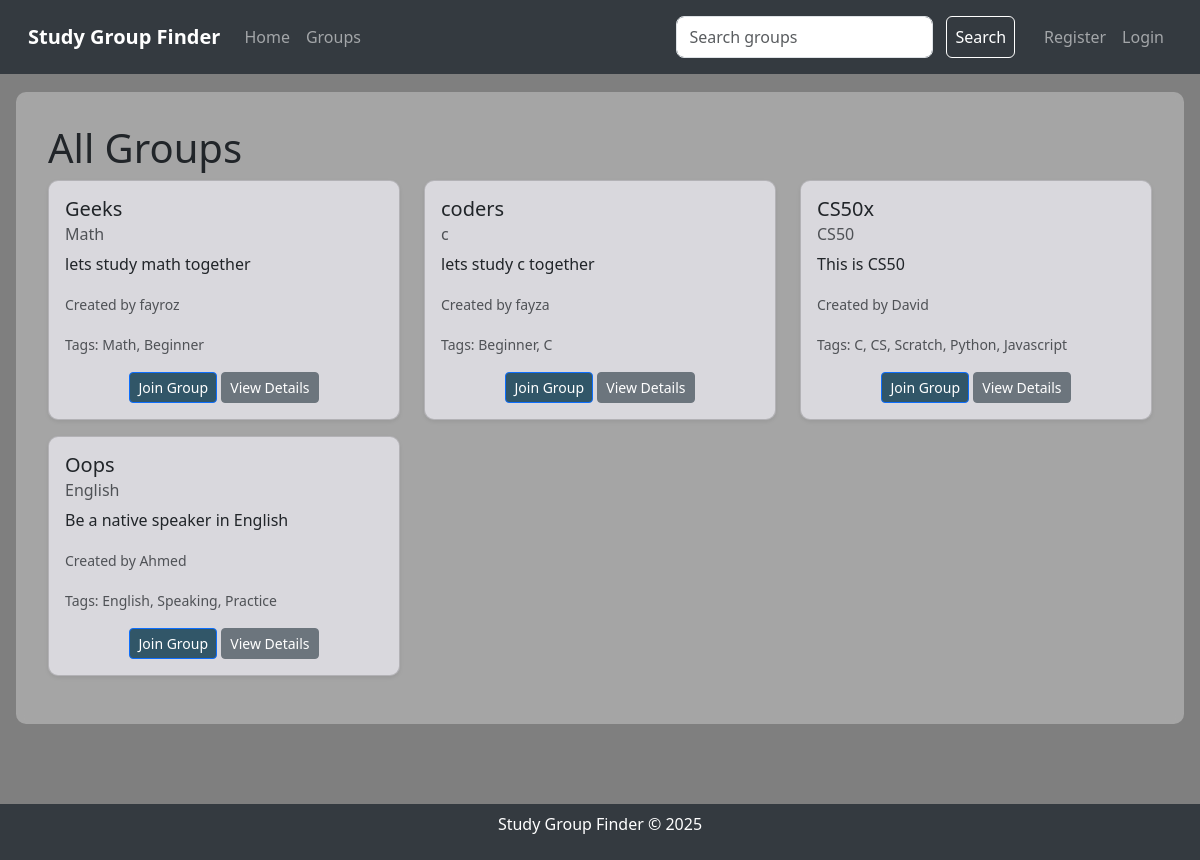
Before: /groups with the older database file.
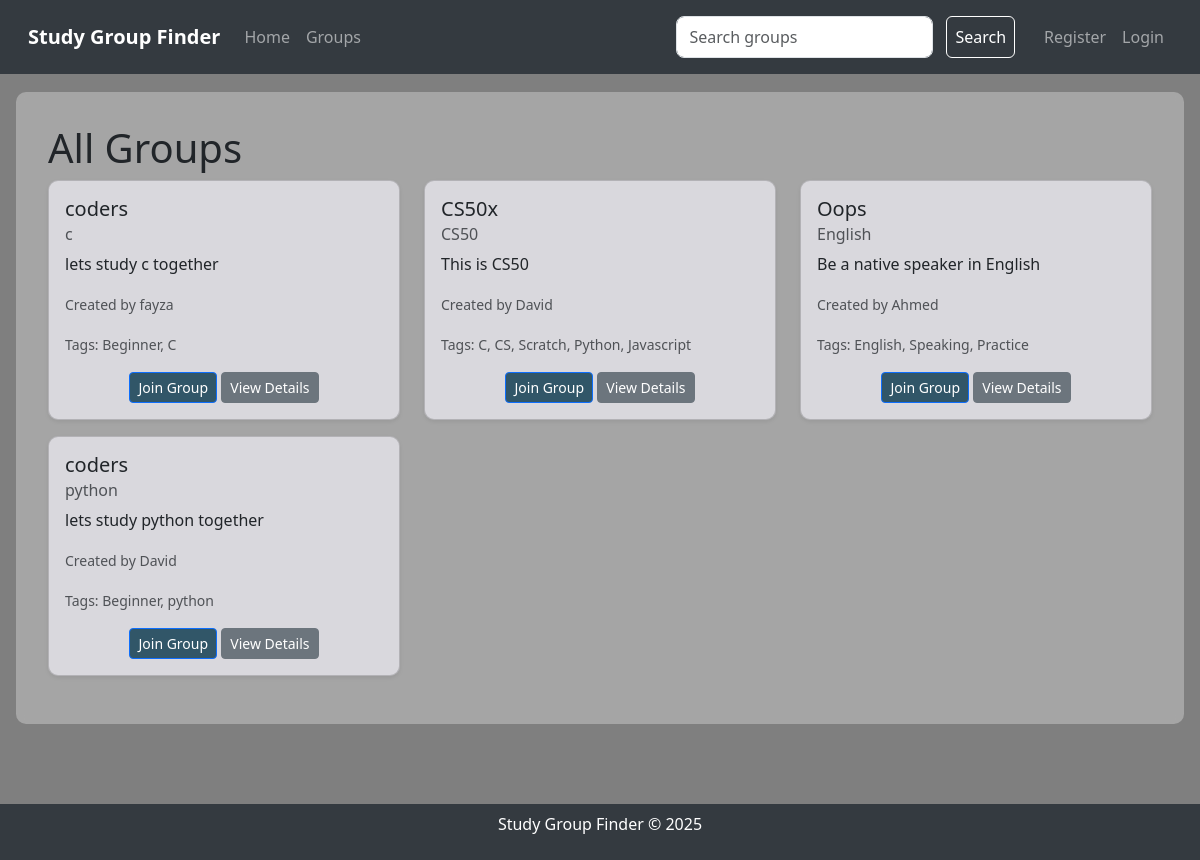
After: the same page with the newer database file.
### tables this page shows
CREATE TABLE groups
                 (id INTEGER PRIMARY KEY AUTOINCREMENT,
                  name TEXT NOT NULL,
                  subject TEXT NOT NULL,
                  description TEXT,
                  creator_id INTEGER,
                  FOREIGN KEY (creator_id) REFERENCES users(id));

CREATE TABLE users
                 (id INTEGER PRIMARY KEY AUTOINCREMENT,
                  username TEXT UNIQUE NOT NULL,
                  password TEXT NOT NULL,
                  bio TEXT,
                  interests TEXT);

CREATE TABLE tags
                 (id INTEGER PRIMARY KEY AUTOINCREMENT,
                  name TEXT NOT NULL UNIQUE);

### app.py (the view)
@app.route('/groups')
def groups():
    conn = sqlite3.connect('study_groups.db')
    c = conn.cursor()
    c.execute("SELECT groups.id, groups.name, groups.subject, groups.description, users.username "
              "FROM groups JOIN users ON groups.creator_id = users.id")
    groups = c.fetchall()
    tags_dict = {}
    for group in groups:
        c.execute("SELECT tags.name FROM tags JOIN group_tags ON tags.id = group_tags.tag_id WHERE group_tags.group_id = ?", (group[0],))
        tags_dict[group[0]] = c.fetchall()
    try:
        c.execute("SELECT COUNT(*) FROM notifications WHERE user_id = ? AND read = FALSE",
                  (session.get('user_id', 0),))
        notification_count = c.fetchone()[0]
    except sqlite3.OperationalError:
        init_db()
        notification_count = 0
    conn.close()
    return render_template('groups.html', groups=groups, tags_dict=tags_dict, notification_count=notification_count)

### app.py (called while the page is built)
@app.after_request
def add_header(response):
    response.headers["Cache-Control"] = "no-cache, no-store, must-revalidate"
    response.headers["Pragma"] = "no-cache"
    response.headers["Expires"] = "0"
    return response

### templates/groups.html (shortened to what this page needs)
{% extends "layout.html" %}
{% block content %}
    <div class="page-content">
        <h1>All Groups</h1>
        {% if groups %}
            <div class="row">
                {% for group in groups %}
                    <div class="col-md-4 mb-3">
                        <div class="card group-card shadow-sm">
                            <div class="card-body">
                                <h5 class="card-title">{{ group[1] }}</h5>
                                <h6 class="card-subtitle mb-2 text-muted">{{ group[2] }}</h6>
                                <p class="card-text">{{ group[3] }}</p>
                                <p class="card-text"><small class="text-muted">Created by {{ group[4] }}</small></p>
                                <p class="card-text"><small class="text-muted">Tags:
                                    {% set group_id = group[0] %}
                                    {% for tag in (tags_dict[group_id] if group_id in tags_dict else []) %}
                                        {{ tag[0] }}{% if not loop.last %}, {% endif %}
                                    {% endfor %}
                                </small></p>
                                <div class="text-center">
                                    <a href="{{ url_for('join_group', group_id=group[0]) }}" class="btn btn-primary btn-sm">Join Group</a>
                                    <a href="{{ url_for('group_details', group_id=group[0]) }}" class="btn btn-secondary btn-sm">View Details</a>
                                </div>
                            </div>
                        </div>
                    </div>
                {% endfor %}
            </div>
        {% else %}
            <p>No groups found. Create one!</p>
        {% endif %}
    </div>
{% endblock %}

### templates/layout.html (shortened to what this page needs)
<!DOCTYPE html>
<html lang="en">
<head>
    <link href="https://cdn.jsdelivr.net/npm/bootstrap@5.3.0/dist/css/bootstrap.min.css" rel="stylesheet">
    <link rel="stylesheet" href="{{ url_for('static', filename='styles.css') }}">
</head>
<body>
    <nav class="navbar navbar-expand-lg navbar-dark">
        <div class="container-fluid">
            <a class="navbar-brand" href="{{ url_for('index') }}">Study Group Finder</a>
            <div class="collapse navbar-collapse" id="navbarNav">
                <ul class="navbar-nav me-auto">
                    <li class="nav-item">
                        <a class="nav-link" href="{{ url_for('index') }}">Home</a>
                    </li>
                    <li class="nav-item">
                        <a class="nav-link" href="{{ url_for('groups') }}">Groups</a>
                    </li>
                </ul>
                <form class="d-flex" action="{{ url_for('search_groups') }}" method="post">
                    <input class="form-control me-2" type="search" placeholder="Search groups" aria-label="Search" name="search_query">
                    <button class="btn btn-outline-light" type="submit">Search</button>
                </form>
                <ul class="navbar-nav ms-3">
                    {% if session.user_id %}
                        <li class="nav-item">
                            <a class="nav-link" href="{{ url_for('logout') }}">Logout ({{ session.username }})</a>
                        </li>
                    {% else %}
                        <li class="nav-item">
                            <a class="nav-link" href="{{ url_for('register') }}">Register</a>
                        </li>
                        <li class="nav-item">
                            <a class="nav-link" href="{{ url_for('login') }}">Login</a>
                        </li>
                    {% endif %}
                </ul>
            </div>
        </div>
    </nav>
    <div class="content-wrapper">
        {% block content %}{% endblock %}
    </div>
    <footer class="footer">
        <p>Study Group Finder © 2025</p>
    </footer>
</body>
</html>

### static/styles.css (style rules this page uses)
body { background-image: url('/static/background.jpg'); background-size: cover; background-position: center; background-blend-mode: overlay; background-color: rgba(0, 0, 0, 0.5); min-height: 100vh; margin: 0; padding: 0; }
.navbar-brand { font-weight: bold; }
.navbar { background-color: #343a40; padding: 1rem; position: fixed; top: 0; width: 100%; z-index: 1000; }
.content-wrapper { margin-top: 60px; min-height: calc(100vh - 120px); padding: 2rem 1rem; }
.page-content { backdrop-filter: blur(5px); background-color: rgba(255, 255, 255, 0.3); border-radius: 10px; padding: 2rem; max-width: 1200px; margin: 0 auto; }
.card { background-color: rgba(231, 229, 236, 0.8); border-radius: 10px; box-shadow: 0 4px 8px rgba(0, 0, 0, 0.1); transition: transform 0.2s; }
.form-control { border-radius: 8px; }
.footer { text-align: center; padding: 0.5rem; background-color: #343a40; color: white; position: fixed; bottom: 0; width: 100%; }
.btn-outline-light { color: #ffffff; border-color: #ffffff; padding: 0.5rem; margin: 0 5px; }
.btn-primary { background-color: #315668; }

Changed rows visible on the page:
removed groups: name "Geeks", subject "Math", description "lets study math together", username "fayroz", tags (name "Beginner")
no longer on this page (row unchanged): tags: name "Math", shown under "Geeks"
added groups: name "coders", subject "python", description "lets study python together", username "David", tags (name "Beginner")
added tags: name "python", shown under "coders"
